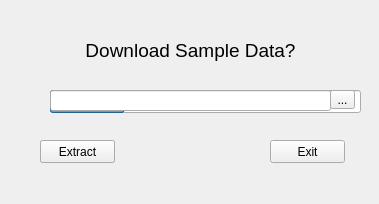
<?xml version="1.0" encoding="UTF-8"?>
<ui version="4.0">
 <class>Downloader</class>
 <widget class="QMainWindow" name="Downloader">
  <property name="geometry">
   <rect>
    <x>0</x>
    <y>0</y>
    <width>379</width>
    <height>204</height>
   </rect>
  </property>
  <property name="windowTitle">
   <string>downloader</string>
  </property>
  <property name="tabShape">
   <enum>QTabWidget::Rounded</enum>
  </property>
  <widget class="QWidget" name="centralWidget">
   <widget class="QPushButton" name="downloadButton">
    <property name="geometry">
     <rect>
      <x>40</x>
      <y>140</y>
      <width>75</width>
      <height>23</height>
     </rect>
    </property>
    <property name="text">
     <string>Download</string>
    </property>
   </widget>
   <widget class="QPushButton" name="exitButton">
    <property name="geometry">
     <rect>
      <x>270</x>
      <y>140</y>
      <width>75</width>
      <height>23</height>
     </rect>
    </property>
    <property name="text">
     <string>Exit</string>
    </property>
   </widget>
   <widget class="QLabel" name="label">
    <property name="geometry">
     <rect>
      <x>60</x>
      <y>10</y>
      <width>261</width>
      <height>81</height>
     </rect>
    </property>
    <property name="font">
     <font>
      <pointsize>14</pointsize>
     </font>
    </property>
    <property name="layoutDirection">
     <enum>Qt::LeftToRight</enum>
    </property>
    <property name="text">
     <string>Download Sample Data?</string>
    </property>
    <property name="alignment">
     <set>Qt::AlignCenter</set>
    </property>
    <property name="wordWrap">
     <bool>true</bool>
    </property>
   </widget>
   <widget class="QProgressBar" name="progressBar">
    <property name="geometry">
     <rect>
      <x>50</x>
      <y>90</y>
      <width>311</width>
      <height>23</height>
     </rect>
    </property>
    <property name="value">
     <number>24</number>
    </property>
   </widget>
   <widget class="QLineEdit" name="filePath">
    <property name="geometry">
     <rect>
      <x>50</x>
      <y>90</y>
      <width>281</width>
      <height>21</height>
     </rect>
    </property>
    <property name="text">
     <string/>
    </property>
   </widget>
   <widget class="QPushButton" name="extractButton">
    <property name="geometry">
     <rect>
      <x>40</x>
      <y>140</y>
      <width>75</width>
      <height>23</height>
     </rect>
    </property>
    <property name="text">
     <string>Extract</string>
    </property>
   </widget>
   <widget class="QToolButton" name="toolButton">
    <property name="geometry">
     <rect>
      <x>330</x>
      <y>90</y>
      <width>25</width>
      <height>19</height>
     </rect>
    </property>
    <property name="text">
     <string>...</string>
    </property>
   </widget>
  </widget>
 </widget>
 <layoutdefault spacing="6" margin="11"/>
 <resources/>
 <connections/>
</ui>
